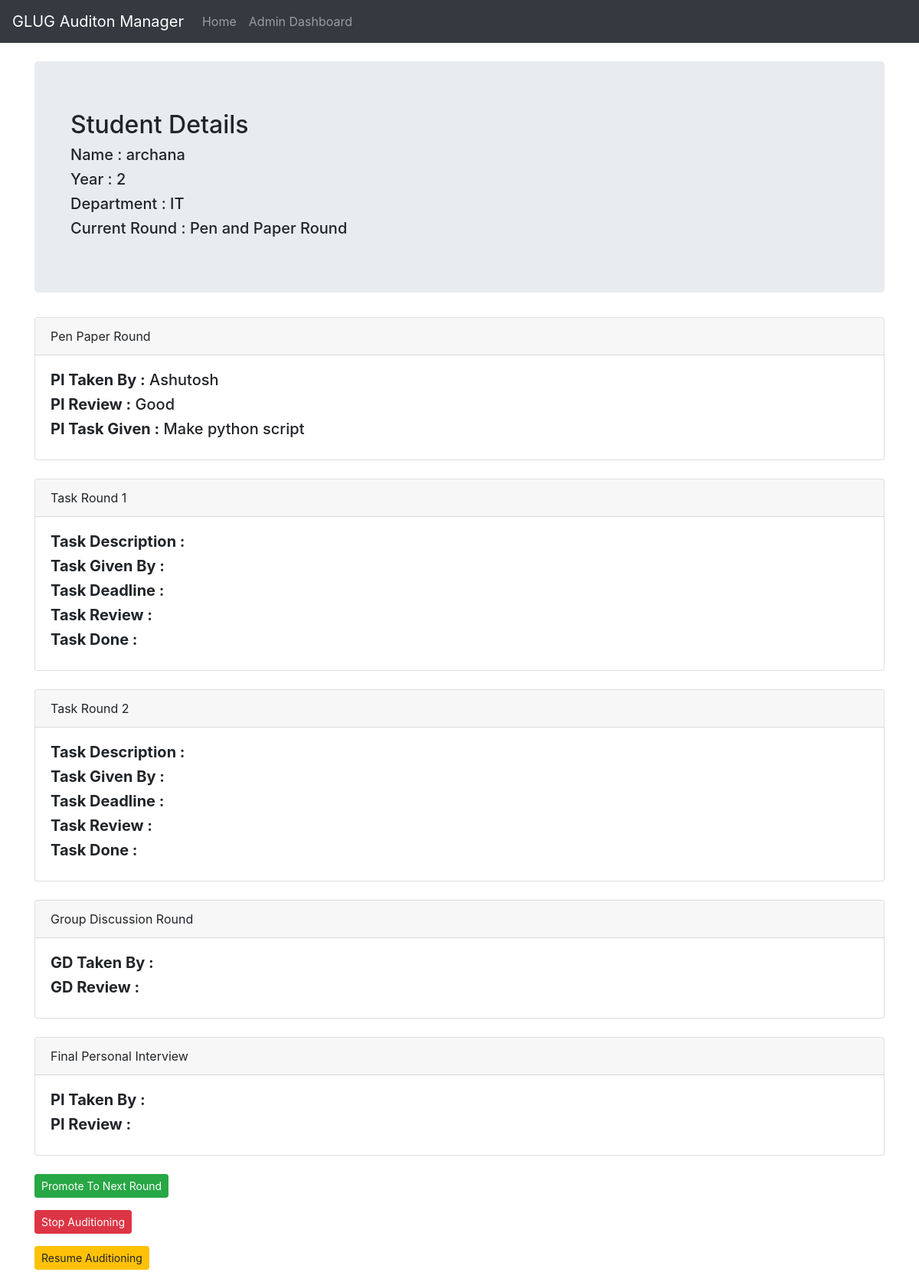
The app's page /profile/6 (signed in) with its own data.
### core/models.py (models this page shows, shortened)
class Student(models.Model):
    name = models.CharField(max_length=255)
    year = models.IntegerField()
    dept = models.CharField(max_length=20)
    pen_paper_round = models.ForeignKey(PenPaperRound, on_delete=models.CASCADE, null=True, blank=True)
    task_round_one = models.ForeignKey(TaskRoundOne, on_delete=models.CASCADE, null=True, blank=True)
    task_round_two = models.ForeignKey(TaskRoundTwo, on_delete=models.CASCADE, null=True, blank=True)
    gd_round = models.ForeignKey(GroupDiscussionRound, on_delete=models.CASCADE, null=True, blank=True)
    final_pi = models.ForeignKey(FinalPi, on_delete=models.CASCADE, null=True, blank=True)
    current_round = models.IntegerField(default=1)
    stopped = models.BooleanField(default=False)

class PenPaperRound(models.Model):
    pi_taken_by = models.CharField(max_length=255)
    pi_review = models.CharField(max_length=255)
    pi_task = models.CharField(max_length=255, null=True, blank=True)

### core/views.py (the view)
@login_required
def profile(request, id):
    student_details = Student.objects.filter(id=id).first()
    student_details.current_round = round_details[student_details.current_round]
    context_data = {
        'student_details': student_details,
    }
    return render(request, 'profile.html', context_data)

### templates/profile.html (shortened to what this page needs)
{% extends 'base.html' %}
{% block content %}
<div class="container">
    <br />
    <div class="jumbotron">
        <div class="container">
            <h2>Student Details</h2>
            <h5>Name : {{ student_details.name }}</h5>
            <h5>Year : {{ student_details.year }}</h5>
            <h5>Department : {{ student_details.dept }}</h5>
            <h5>Current Round : {{ student_details.current_round }} </h5>
        </div>
    </div>
    <div class="card">
        <div class="card-header">
            Pen Paper Round
        </div>
        <div class="card-body">
            <h5><strong>PI Taken By :</strong> {{ student_details.pen_paper_round.pi_taken_by }}</h5>
            <h5><strong>PI Review :</strong> {{ student_details.pen_paper_round.pi_review }}</h5>
            <h5><strong>PI Task Given :</strong> {{ student_details.pen_paper_round.pi_task }}</h5>
        </div>
    </div>
    <br />
    <div class="card">
        <div class="card-header">
            Task Round 1
        </div>
        <div class="card-body">
            <h5><strong>Task Description :</strong> {{ student_details.task_round_one.task_desc }}</h5>
            <h5><strong>Task Given By :</strong> {{ student_details.task_round_one.task_given_by }}</h5>
            <h5><strong>Task Deadline :</strong> {{ student_details.task_round_one.task_submission_date }}</h5>
            <h5><strong>Task Review :</strong> {{ student_details.task_round_one.task_review }}</h5>
            <h5><strong>Task Done :</strong> {{ student_details.task_round_one.task_done }}</h5>
        </div>
    </div>
    <br />
    <div class="card">
        <div class="card-header">
            Task Round 2
        </div>
        <div class="card-body">
            <h5><strong>Task Description :</strong> {{ student_details.task_round_two.task_desc }}</h5>
            <h5><strong>Task Given By :</strong> {{ student_details.task_round_two.task_given_by }}</h5>
            <h5><strong>Task Deadline :</strong> {{ student_details.task_round_two.task_submission_date }}</h5>
            <h5><strong>Task Review :</strong> {{ student_details.task_round_two.task_review }}</h5>
            <h5><strong>Task Done :</strong> {{ student_details.task_round_two.task_done }}</h5>
        </div>
    </div>
    <br />
    <div class="card">
        <div class="card-header">
            Group Discussion Round
        </div>
        <div class="card-body">
            <h5><strong>GD Taken By :</strong> {{ student_details.gd_round.gd_taken_by }}</h5>
            <h5><strong>GD Review :</strong> {{ student_details.gd_round.gd_review }}</h5>
        </div>
    </div>
    <br />
    <div class="card">
        <div class="card-header">
            Final Personal Interview
        </div>
        <div class="card-body">
            <h5><strong>PI Taken By :</strong> {{ student_details.final_pi.pi_taken_by }}</h5>
            <h5><strong>PI Review :</strong> {{ student_details.final_pi.pi_review }}</h5>
        </div>
    </div>
    <br />
    <form method="POST" action="/profile/{{ student_details.id }}/promote">
        <button class="btn btn-success btn-sm">Promote To Next Round</button>
    </form>
    <form method="POST" action="/profile/{{ student_details.id }}/stop">
        <button class="btn btn-danger btn-sm">Stop Auditioning</button>
    </form>
    <form method="POST" action="/profile/{{ student_details.id }}/resume">
        <button class="btn btn-warning btn-sm">Resume Auditioning</button>
    </form>
</div>
{% endblock %}

### records on screen
Student: name "archana", year "2", dept "IT", current_round "Pen and Paper Round", pen_paper_round.pi_taken_by "Ashutosh", pen_paper_round.pi_review "Good", pen_paper_round.pi_task "Make python script"
